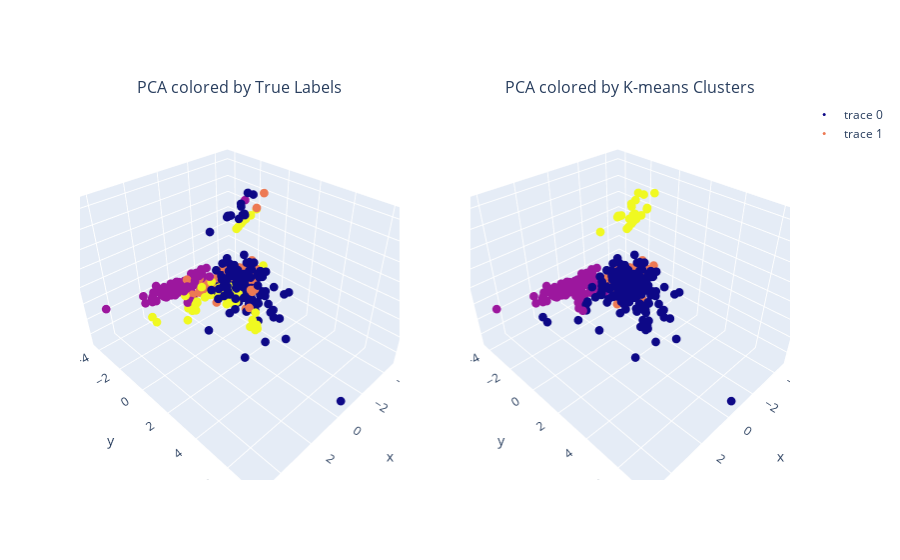

Notebook code for this chart:
### Code cell
import plotly.graph_objs as go
from plotly.subplots import make_subplots

# Example data
# Replace data_pca3d, labels, and mapped_clusters with your actual variables
# data_pca3d = ...
# labels = ...
# mapped_clusters = ...

# Create a subplot with 1 row and 2 columns
fig = make_subplots(
    rows=1, cols=2,
    subplot_titles=('PCA colored by True Labels', 'PCA colored by K-means Clusters'),
    specs=[[{'type': 'scatter3d'}, {'type': 'scatter3d'}]]
)

# First subplot
fig.add_trace(
    go.Scatter3d(
        x=data_pca3d[:, 0], y=data_pca3d[:, 1], z=data_pca3d[:, 2],
        mode='markers',
        marker=dict(size=3, color=labels),  # Size and color of markers
    ),
    row=1, col=1
)

# Second subplot
fig.add_trace(
    go.Scatter3d(
        x=data_pca3d[:, 0], y=data_pca3d[:, 1], z=data_pca3d[:, 2],
        mode='markers',
        marker=dict(size=3, color=mapped_clusters),  # Size and color of markers
    ),
    row=1, col=2
)

# Update layout
# fig.update_layout(
#     height=600, width=1200,
#     title_text="PCA 3D Subplots",
#     labels={'x': 'PCA Feature 1', 'y': 'PCA Feature 2', 'z': 'PCA Feature 3'}
# )

# Show the figure
fig.show()

### Figure 1 — Plotly figure (JSON) as saved in the notebook; plotly's stock layout.template omitted (floating-point values rounded to 4 significant figures; data arrays with more than 128 entries replaced by an {"elided": "..."} marker saying what was removed)
{"data": [{"marker": {"color": {"elided": "497 int values"}, "size": 3}, "mode": "markers", "scene": "scene", "type": "scatter3d", "x": {"elided": "497 float values"}, "y": {"elided": "497 float values"}, "z": {"elided": "497 float values"}}, {"marker": {"color": {"elided": "497 int values"}, "size": 3}, "mode": "markers", "scene": "scene2", "type": "scatter3d", "x": {"elided": "497 float values"}, "y": {"elided": "497 float values"}, "z": {"elided": "497 float values"}}], "layout": {"annotations": [{"font": {"size": 16}, "showarrow": false, "text": "PCA colored by True Labels", "x": 0.225, "xanchor": "center", "xref": "paper", "y": 1, "yanchor": "bottom", "yref": "paper"}, {"font": {"size": 16}, "showarrow": false, "text": "PCA colored by K-means Clusters", "x": 0.775, "xanchor": "center", "xref": "paper", "y": 1, "yanchor": "bottom", "yref": "paper"}], "scene": {"domain": {"x": [0, 0.45], "y": [0, 1]}}, "scene2": {"domain": {"x": [0.55, 1], "y": [0, 1]}}}}
